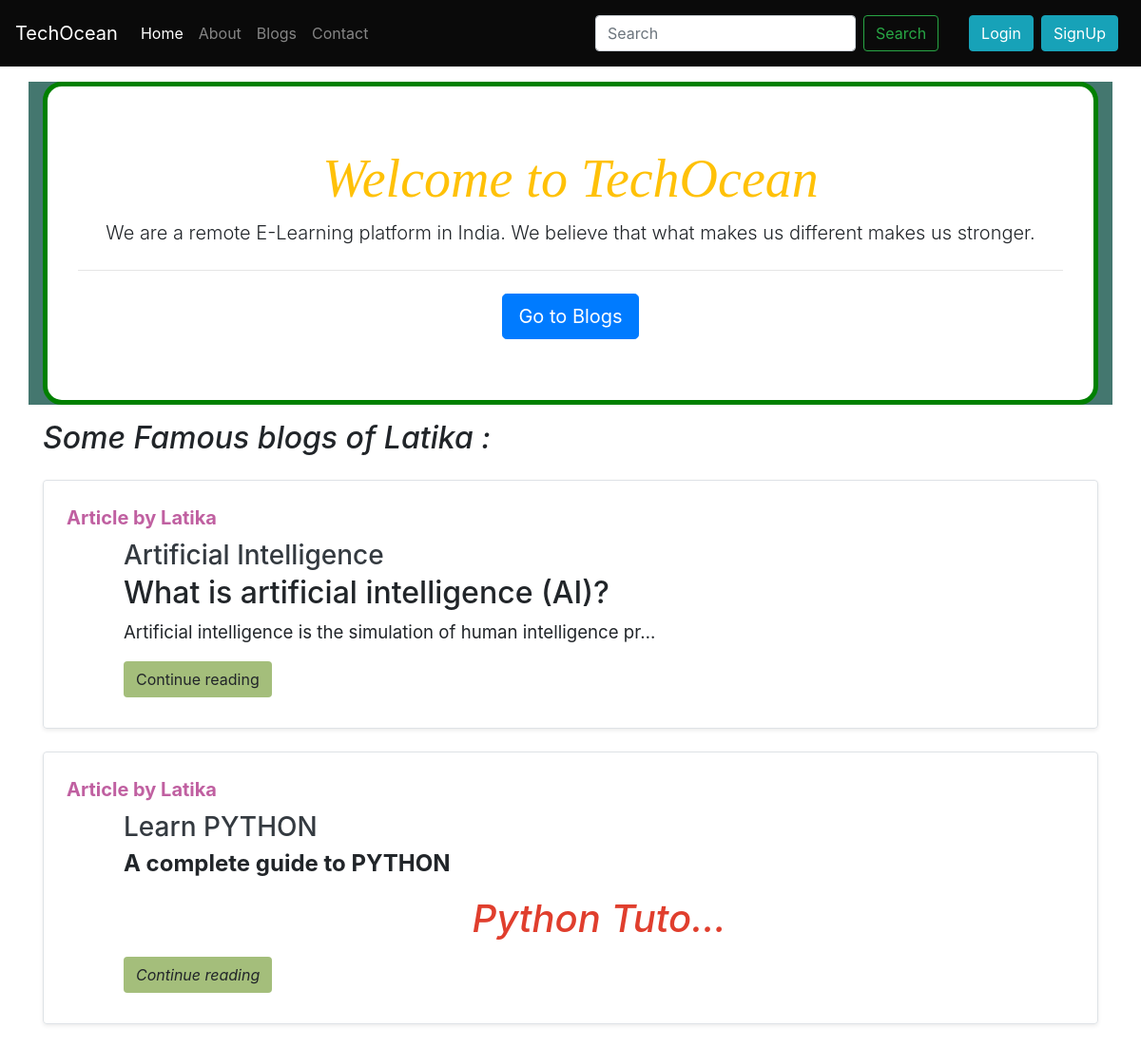
The app's page /, older data.
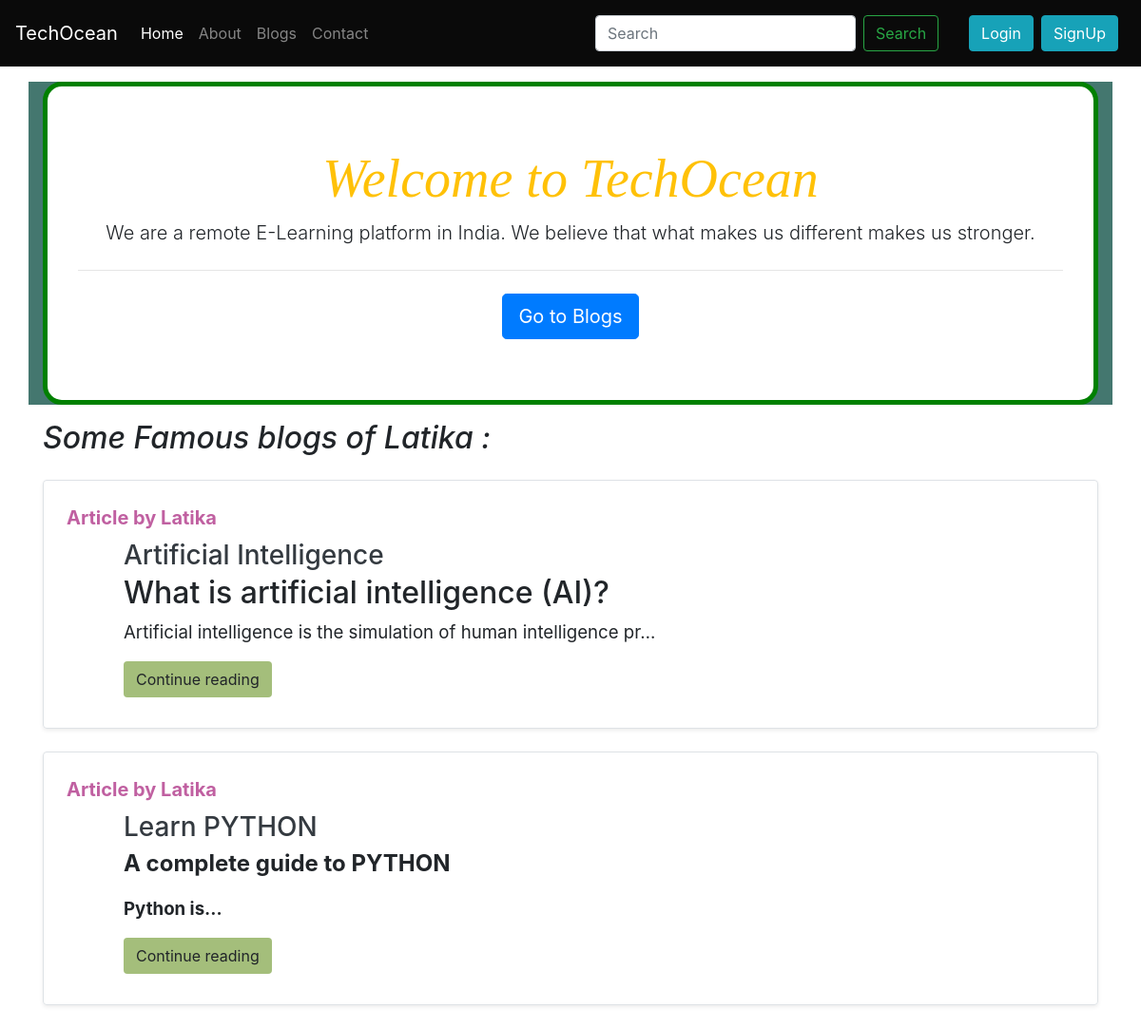
The same page, newer data.
### blog/models.py (models this page shows, shortened)
class Post(models.Model):
    sno=models.AutoField(primary_key=True)
    title=models.CharField(max_length=255)
    author=models.CharField(max_length=14)
    slug=models.CharField(max_length=130)
    views= models.IntegerField(default=0)
    timeStamp=models.DateTimeField(blank=True)
    content=models.TextField()

### home/views.py (the view)
# urls.py: 2. Add a URL to urlpatterns:  path('', views.home, name='home')
def home(request):
     allPosts= Post.objects.all()
     context={'allPosts': allPosts}
     return render(request, "home/home.html", context)

### templates/home/home.html (shortened to what this page needs)
{% extends 'base.html' %}
{% block homeactive %} active {% endblock homeactive %}
{% block body %}
<div style="background-color: rgb(68, 119, 111);" class="container">
  <div style=" border: 5px solid green;" class="welcome-banner jumbotron my-3">
    <h1 style="font-family: 'Roboto Slab', serif;" class=" font-italic text-warning display-4">Welcome to TechOcean</h1>
    <p class="lead">We are a remote E-Learning platform in India. We believe that what makes us different makes us
      stronger.</p>
    <hr class="my-4">
    <a class="div-animate btn btn-primary btn-lg" href="/blog" role="button">Go to Blogs</a>
  </div>
</div>
<div class="container my-3">
  <h2 class=" font-italic">Some Famous blogs of Latika :</h2>
  {% for post in allPosts %}
  {% if post.author == 'Latika'%}
  <div class="row no-gutters border rounded overflow-hidden flex-md-row mb-4 shadow-sm h-md-250 my-4 position-relative">
    <div class="col p-4 d-flex flex-column position-static">
        <div style="color: #C060A1; font-size: 20px;">
            <strong class="d-inline-block mb-2">Article  by {{ post.author }}</strong>
        </div>
        <div style="margin-left: 60px;">
            <h3 class="mb-0"><a class="text-dark" href="/blog/{{post.slug}}">{{ post.title }} </a> </h3>
            <p class="card-text mb-auto"> <div class="preview">{{ post.content | safe | truncatechars:200}} </div></p>
            <div class="my-2">
                <a style="background-color: #A4BE7B;" href="/blog/{{post.slug}}" role="button" class="btn">Continue reading</a>
            </div>
        </div>
    </div>
</div>
  {% endif %}
  {% endfor %}
</div>
{% endblock body %}

Row changes from the older to the newer data that the page shows:
changed Post "Learn PYTHON": content "A complete guide to PYTHON Python Tuto…" → "A complete guide to PYTHON Python is…"
